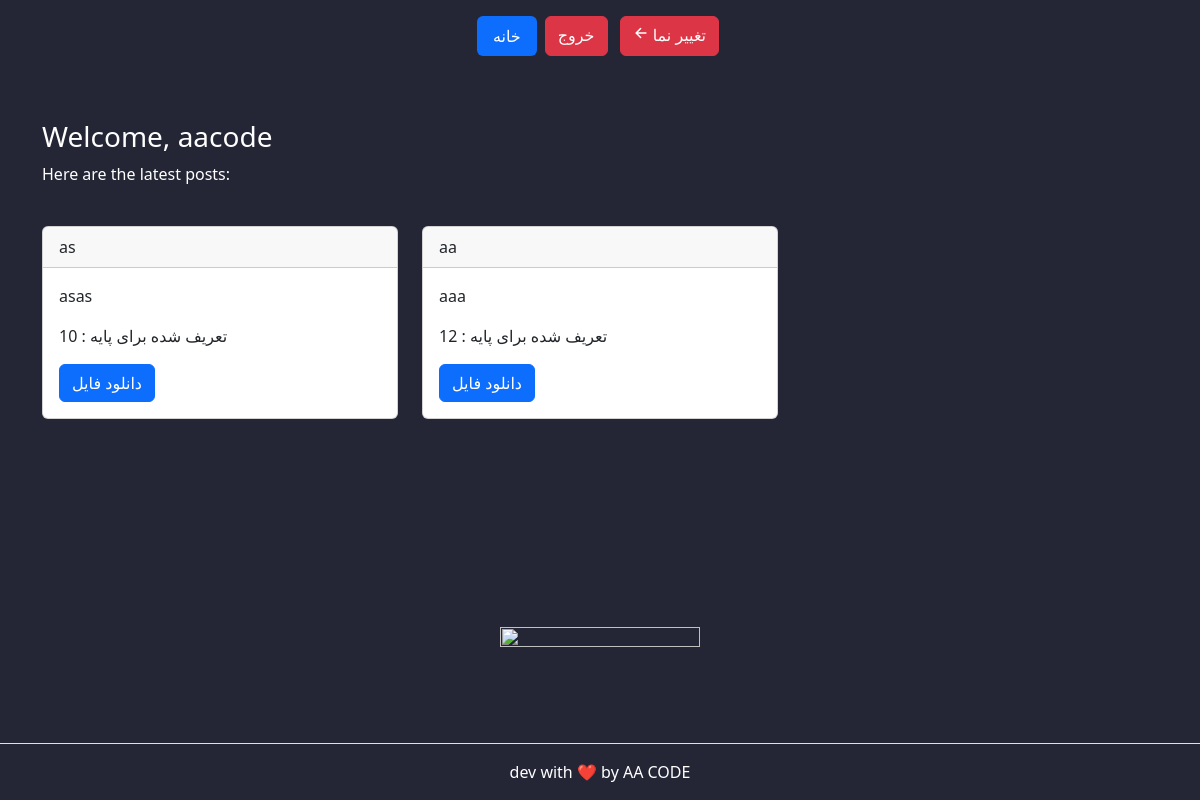
The app's page /home/ (signed in) with its own data.
### home/models.py (models this page shows)
class Post(models.Model):
    title = models.CharField(max_length=200)
    content = models.TextField()
    url = models.URLField()
    grade = models.CharField(max_length=200)

### home/views.py (the view)
# urls.py: path('', views.home_view, name='home'),
@login_required
def home_view(request):
    user_groups = request.user.groups.values_list('name', flat=True)
    posts = Post.objects.filter(grade__in=user_groups)  # فیلتر بر اساس نام گروه‌ها
    if request.user.groups.filter(name='0').exists():
        all_posts = Post.objects.all()
        posts = posts.union(all_posts)
    context = {'posts': posts, 'username': request.user.username}
    return render(request, 'home.html', context)

### home/templates/home.html (shortened to what this page needs)
{% load static %}
<!DOCTYPE html>
<html lang="en">
<head>
    <link rel="stylesheet" href="https://code.ionicframework.com/ionicons/2.0.1/css/ionicons.min.css" />
    <link href="https://cdn.jsdelivr.net/npm/bootstrap@5.3.0-alpha1/dist/css/bootstrap.min.css" rel="stylesheet"
>
</head>
<body>
    <header class="d-flex justify-content-center py-3">
        <ul class="nav nav-pills">
            <li class="nav-item"><a href="#" class="nav-link active" aria-current="page"> خانه</a></li>
        </ul>
        <ul class="nav nav-pills">
            <a href="{% url 'logout' %}" class="nav-item btn btn-danger mx-2"> خروج</a>
        </ul>
        <div class="d-flex">
        {% if user.is_superuser %}
            <a href="{% url 'select' %}" class="btn btn-danger mx-1"><span><ion-icon  name="arrow-back-outline"></ion-icon></span> تغییر نما</a>
        {% endif %}
        </div>
    </header>
    <div class="container mt-5">
        <h3>Welcome, {{ username }}
        </h3>
        <p>Here are the latest posts:</p>
        <br>
        <div style="color: black;" class="row row-cols-1 row-cols-md-3 g-4">
            {% for post in posts %}
            <div class="col">
                <div class="card h-100">
                    <div class="card-header">
                        {{ post.title }}
                    </div>
                    <div class="card-body">
                        <p class="card-text">
                            {{ post.content }}
                        </p>
                        {% if user.is_superuser %}
                        <p class="card-text">
                             تعریف شده برای پایه : {{ post.grade }}
                        </p>
                        {% endif %}
                        <a href="{{ post.url }}" class="btn btn-primary">دانلود فایل</a>
                    </div>
                </div>
            </div>
            {% endfor %}
        </div>
    </div>
    <br>
    <div class="footer">
        <ul class="nav justify-content-center border-bottom pb-3 mb-3">
            <li class="nav-item"><a href="https://www.coffeebede.com/aacode"><img class="img-fluid"
                        src="https://coffeebede.ir/DashboardTemplateV2/app-assets/images/banner/default-yellow.svg"
                        width="200" height="100" /></a></li>
        </ul>
        <p class="text-center">dev with <span class="heart">❤️</span> by AA CODE</p>
    </div>
</body>
</html>

### home/templates/home.html (style rules this page uses)
html, body { height: 100%; background-color: #242636; color: white; }
body { display: flex; flex-direction: column; }
.container { flex: 1; }

### records on screen
Post: title "as", content "asas", grade "10"
Post: title "aa", content "aaa", grade "12"

### other values on screen
{{ username }} "aacode"
